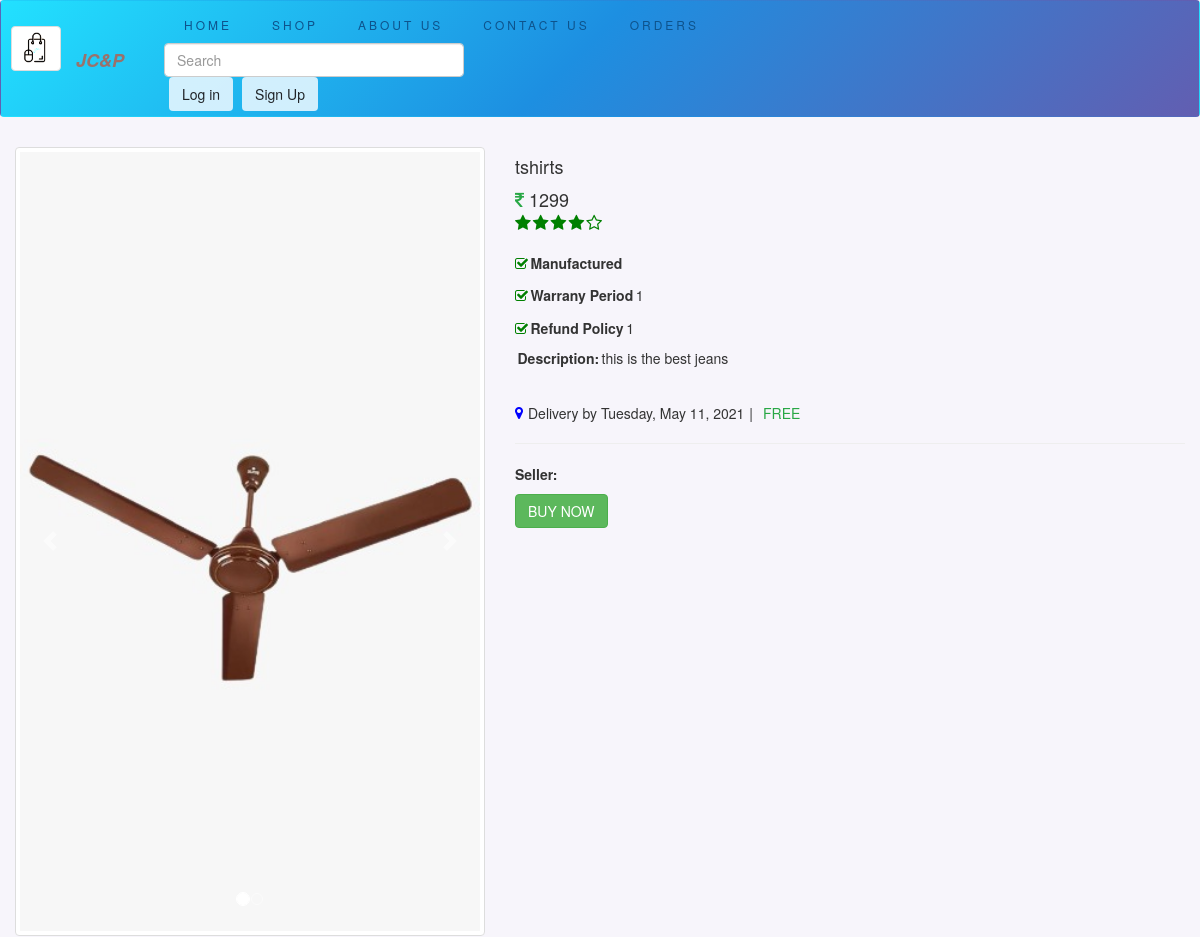
Page /product/6 (upper part) on the earlier database version.
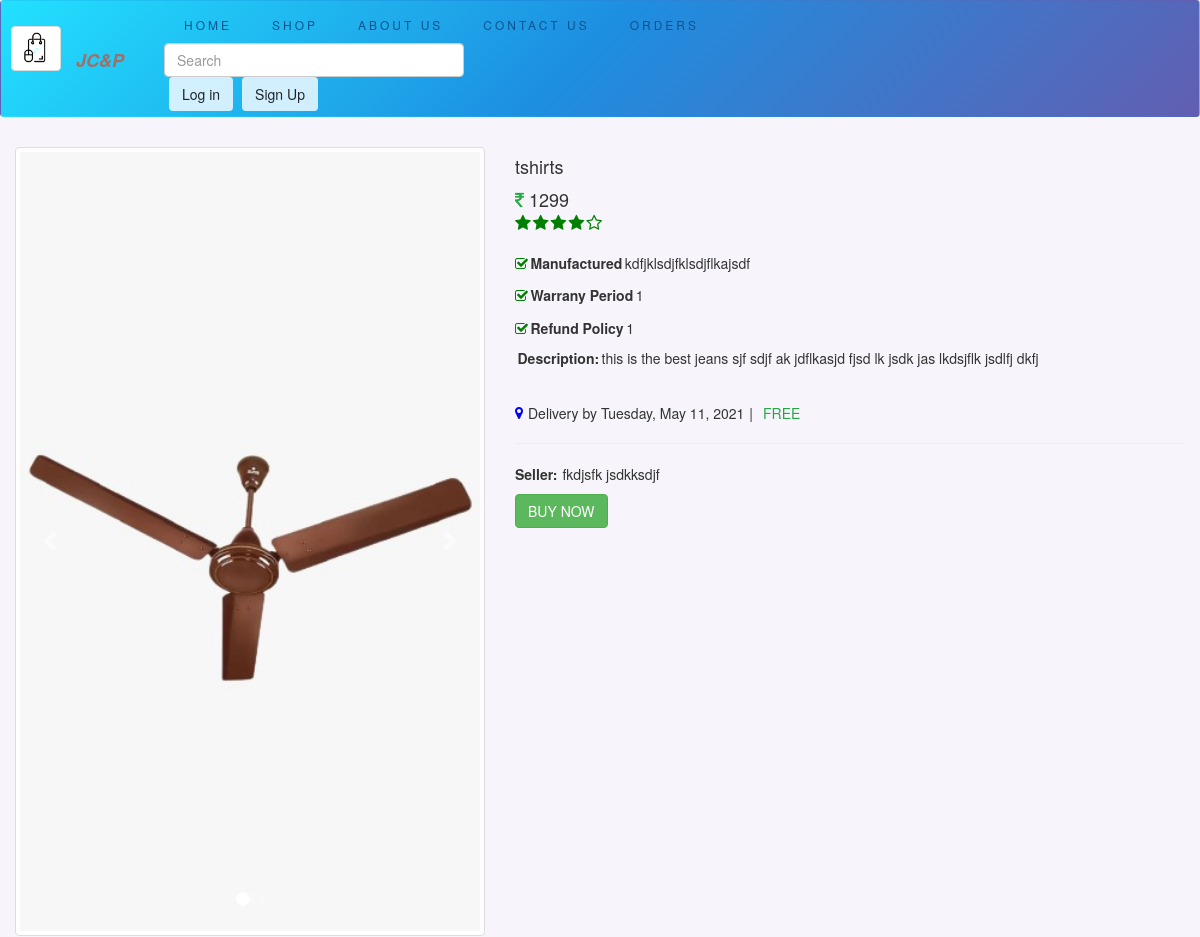
Same page on the later database version.
### just/models.py (models this page shows, shortened)
class Product(models.Model):
    product_id = models.AutoField(primary_key=True)
    product_name = models.CharField(max_length=100,blank=False)
    product_price = models.CharField(max_length=100,blank=False)
    category = models.CharField(max_length=100,blank=False)
    subcategory = models.CharField(max_length = 100,blank=False)
    manufacturer_detail = models.CharField(max_length=100,blank=True)
    seller_name = models.CharField(max_length=100,blank=True)
    desc = models.CharField(max_length =1000,blank=False)
    short_desc = models.CharField(max_length =500,blank=True,default="")
    warranty_period = models.CharField(max_length=1000,blank=False,default="")
    refundable = models.CharField(max_length=1000,blank=False,default="")
    date = models.DateTimeField(auto_now_add=True)
    image = models.ImageField(upload_to="shop/images")
    image1 = models.ImageField(upload_to="shop/images",blank=True)
    image2 = models.ImageField(upload_to="shop/images",blank=True)
    image3 = models.ImageField(upload_to="shop/images",blank=True)
    image4 = models.ImageField(upload_to="shop/images",blank=True)
    size1 = models.CharField(max_length=100,default="",blank=True)
    size2 = models.CharField(max_length=100,default="",blank=True)
    size3 = models.CharField(max_length=100,default="",blank=True)
    size4 = models.CharField(max_length=100,default="",blank=True)
    size5 = models.CharField(max_length=100,default="",blank=True)
    instock = models.CharField(max_length=100,blank=True)

### just/views.py (the view)
# urls.py: path("product/<int:id>",views.product,name="product"),
def product(request,id):
    product = Product.objects.filter(product_id=id,instock__gte = 1)
    if not product:
        return httpresponse("404 Error")
    comments = ProductComment.objects.filter(product = product[0])
    from datetime import datetime as DateTime, timedelta as TimeDelta, date
    date_1 = date.today()
    end_date = date_1 + TimeDelta(days=7)
    end_date = end_date.strftime("%A, %B %d, %Y")
    query = product[0].category
    query = query.lower()
    allprods = Product.objects.all()
    products = searchTheProductforShow(query.lower(),allprods)
    params = {'product':product,'products':products,'comments':comments,'user':request.user,'delivery_date':end_date}
    return render(request,'shop/product.html',params)

### just/views.py (called while the page is built)
def searchTheProductforShow(query,product):
    products = []
    j = 0
    for i in product:
        if query in i.product_name.lower() or query in i.category.lower()  or query in i.subcategory.lower():
            products.append(i)
            if len(products)==3:
                break
    return products

### just/templates/shop/product.html (shortened to what this page needs)
{% extends 'shop/base.html' %}
{% block body %}
<div class="container-fluid mt-5">
  <div class="row">
      <div class="col-md-5">
          <div class="carousel slide" data-ride="carousel" id="carousel-1">
              <div class="carousel-inner" role="listbox">
                  <div class="carousel-item active"><img class="img-thumbnail w-100 d-block" src="/media/{{product.0.image}}" alt="Slide Image" loading="lazy"></div>
              </div>
              <div><a class="carousel-control-prev" href="#carousel-1" role="button" data-slide="prev"><span class="carousel-control-prev-icon"></span><span class="sr-only">Previous</span></a><a class="carousel-control-next" href="#carousel-1" role="button" data-slide="next"><span class="carousel-control-next-icon"></span><span class="sr-only">Next</span></a></div>
              <ol class="carousel-indicators">
                  <li data-target="#carousel-1" data-slide-to="0" class="active"></li>
                  {% if product.0.image1 %}
                  <li data-target="#carousel-1" data-slide-to="1"></li>
                  {% endif %}
              </ol>
          </div>
      </div>
      <div class="col-md-7">
          <h4>{{product.0.product_name}}</h4>
          <div class="price"><span class="mr-2"><i class="fa fa-rupee text-success"></i>&nbsp;{{product.0.product_price}}</span>
          </div>
          <div class="d-flex flex-row">
              <div class="icons mr-2"><i class="fa fa-star"></i><i class="fa fa-star"></i><i class="fa fa-star"></i><i class="fa fa fa-star"></i><i class="fa fa-star-o"></i></div>
          </div>
          <div class="d-flex align-items-center mt-4 offers mb-1"><i class="fa fa-check-square-o mt-1"></i><span class="ml-1 font-weight-bold">Manufactured</span><span class="ml-1 my-2">{{product.0.manufacturer_detail}}<br></span></div>
          <div class="d-flex align-items-center offers mb-1"><i class="fa fa-check-square-o mt-1"></i><span class="ml-1 font-weight-bold">Warrany Period</span><span class="ml-1 my-2">{{product.0.warranty_period}}<br></span></div>
          <div class="d-flex align-items-center offers"><i class="fa fa-check-square-o mt-1"></i><span class="ml-1 font-weight-bold">Refund Policy</span><span class="ml-1 my-2">{{product.0.refundable}}<br></span></div>
          <div class="d-flex align-items-center offers"><span class="ml-1 font-weight-bold">Description: </span><span class="ml-1 my-2">{{product.0.desc}}<br></span></div>
          <div class="d-flex align-items-center mt-5 delivery"><i class="fa fa-map-marker"></i><span class="ml-2">Delivery by {{delivery_date}}<br></span><span class="ml-2 mr-2">|<br></span><span class="ml-2 mr-2 text-success">FREE<br></span></div>
          <hr>
          <div><span class="font-weight-bold">Seller:</span><span class="ml-2">{{product.0.seller_name}}</span></div>
          <div class="mt-3"><a href="/checkout/{{product.0.product_id}}" class="btn btn-success">BUY NOW</a></div>
      </div>
  </div>
</div>
  {% load humanize %}
  {% endblock %}

Differences in the rows shown:
changed Product "tshirts": manufacturer_detail (not shown) → "kdfjklsdjfklsdjflkajsdf"; desc "this is the best jeans" → "this is the best jeans sjf sdjf ak jdflkasjd fjsd lk jsdk jas lkdsjflk jsdlfj dkfj"; seller_name (not shown) → "fkdjsfk jsdkksdjf"
